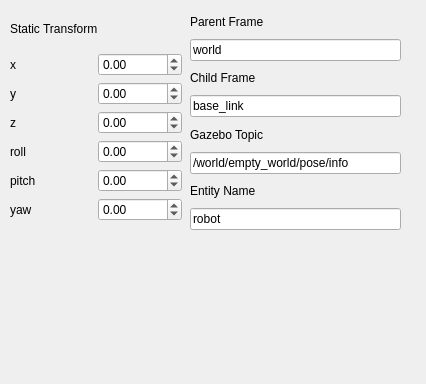
<?xml version="1.0" encoding="UTF-8"?>
<ui version="4.0">
 <class>ui_i2r_tf_calib</class>
 <widget class="QWidget" name="ui_i2r_tf_calib">
  <property name="geometry">
   <rect>
    <x>0</x>
    <y>0</y>
    <width>426</width>
    <height>384</height>
   </rect>
  </property>
  <property name="windowTitle">
   <string>Form</string>
  </property>
  <widget class="QWidget" name="layoutWidget">
   <property name="geometry">
    <rect>
     <x>190</x>
     <y>10</y>
     <width>211</width>
     <height>220</height>
    </rect>
   </property>
   <layout class="QVBoxLayout" name="verticalLayout_3">
    <item>
     <widget class="QLabel" name="parentFrameLabel">
      <property name="text">
       <string>Parent Frame</string>
      </property>
     </widget>
    </item>
    <item>
     <widget class="QLineEdit" name="parentFrameLineEdit">
      <property name="text">
       <string>world</string>
      </property>
     </widget>
    </item>
    <item>
     <widget class="QLabel" name="childFrameLabel">
      <property name="text">
       <string>Child Frame</string>
      </property>
     </widget>
    </item>
    <item>
     <widget class="QLineEdit" name="childFrameLineEdit">
      <property name="text">
       <string>base_link</string>
      </property>
     </widget>
    </item>
    <item>
     <widget class="QLabel" name="gazeboTopicLabel">
      <property name="text">
       <string>Gazebo Topic</string>
      </property>
     </widget>
    </item>
    <item>
     <widget class="QLineEdit" name="gazeboTopicLineEdit">
      <property name="autoFillBackground">
       <bool>false</bool>
      </property>
      <property name="text">
       <string>/world/empty_world/pose/info</string>
      </property>
      <property name="frame">
       <bool>true</bool>
      </property>
      <property name="echoMode">
       <enum>QLineEdit::Normal</enum>
      </property>
      <property name="cursorPosition">
       <number>28</number>
      </property>
      <property name="alignment">
       <set>Qt::AlignLeading|Qt::AlignLeft|Qt::AlignVCenter</set>
      </property>
     </widget>
    </item>
    <item>
     <widget class="QLabel" name="entityNameLabel">
      <property name="text">
       <string>Entity Name</string>
      </property>
     </widget>
    </item>
    <item>
     <widget class="QLineEdit" name="entityNameLineEdit">
      <property name="autoFillBackground">
       <bool>false</bool>
      </property>
      <property name="text">
       <string>robot</string>
      </property>
      <property name="frame">
       <bool>true</bool>
      </property>
      <property name="echoMode">
       <enum>QLineEdit::Normal</enum>
      </property>
      <property name="cursorPosition">
       <number>5</number>
      </property>
      <property name="alignment">
       <set>Qt::AlignLeading|Qt::AlignLeft|Qt::AlignVCenter</set>
      </property>
     </widget>
    </item>
   </layout>
  </widget>
  <widget class="QWidget" name="">
   <property name="geometry">
    <rect>
     <x>10</x>
     <y>10</y>
     <width>172</width>
     <height>211</height>
    </rect>
   </property>
   <layout class="QVBoxLayout" name="verticalLayout_4">
    <item>
     <widget class="QLabel" name="staticTransformLabel">
      <property name="text">
       <string>Static Transform</string>
      </property>
     </widget>
    </item>
    <item>
     <layout class="QHBoxLayout" name="horizontalLayout">
      <item>
       <layout class="QVBoxLayout" name="verticalLayout_2">
        <item>
         <widget class="QLabel" name="label">
          <property name="text">
           <string>x</string>
          </property>
         </widget>
        </item>
        <item>
         <widget class="QLabel" name="label_2">
          <property name="text">
           <string>y</string>
          </property>
         </widget>
        </item>
        <item>
         <widget class="QLabel" name="label_3">
          <property name="text">
           <string>z</string>
          </property>
         </widget>
        </item>
        <item>
         <widget class="QLabel" name="label_4">
          <property name="text">
           <string>roll</string>
          </property>
         </widget>
        </item>
        <item>
         <widget class="QLabel" name="label_5">
          <property name="text">
           <string>pitch</string>
          </property>
         </widget>
        </item>
        <item>
         <widget class="QLabel" name="label_6">
          <property name="text">
           <string>yaw</string>
          </property>
         </widget>
        </item>
       </layout>
      </item>
      <item>
       <layout class="QVBoxLayout" name="verticalLayout">
        <item>
         <widget class="QDoubleSpinBox" name="staticTransformXSpinBox">
          <property name="minimum">
           <double>-10000.000000000000000</double>
          </property>
          <property name="maximum">
           <double>100000.000000000000000</double>
          </property>
          <property name="singleStep">
           <double>0.100000000000000</double>
          </property>
         </widget>
        </item>
        <item>
         <widget class="QDoubleSpinBox" name="staticTransformYSpinBox">
          <property name="minimum">
           <double>-10000.000000000000000</double>
          </property>
          <property name="maximum">
           <double>10000.000000000000000</double>
          </property>
          <property name="singleStep">
           <double>0.100000000000000</double>
          </property>
         </widget>
        </item>
        <item>
         <widget class="QDoubleSpinBox" name="staticTransformZSpinBox">
          <property name="minimum">
           <double>-10000.000000000000000</double>
          </property>
          <property name="maximum">
           <double>10000.000000000000000</double>
          </property>
          <property name="singleStep">
           <double>0.100000000000000</double>
          </property>
         </widget>
        </item>
        <item>
         <widget class="QDoubleSpinBox" name="staticTransformRollSpinBox">
          <property name="minimum">
           <double>-10000.000000000000000</double>
          </property>
          <property name="singleStep">
           <double>0.100000000000000</double>
          </property>
          <property name="value">
           <double>0.000000000000000</double>
          </property>
         </widget>
        </item>
        <item>
         <widget class="QDoubleSpinBox" name="staticTransformPitchSpinBox">
          <property name="minimum">
           <double>-10000.000000000000000</double>
          </property>
          <property name="maximum">
           <double>10000.000000000000000</double>
          </property>
          <property name="singleStep">
           <double>0.100000000000000</double>
          </property>
         </widget>
        </item>
        <item>
         <widget class="QDoubleSpinBox" name="staticTransformYawSpinBox">
          <property name="minimum">
           <double>-10000.000000000000000</double>
          </property>
          <property name="maximum">
           <double>10000.000000000000000</double>
          </property>
          <property name="singleStep">
           <double>0.100000000000000</double>
          </property>
         </widget>
        </item>
       </layout>
      </item>
     </layout>
    </item>
   </layout>
  </widget>
 </widget>
 <resources/>
 <connections/>
</ui>
